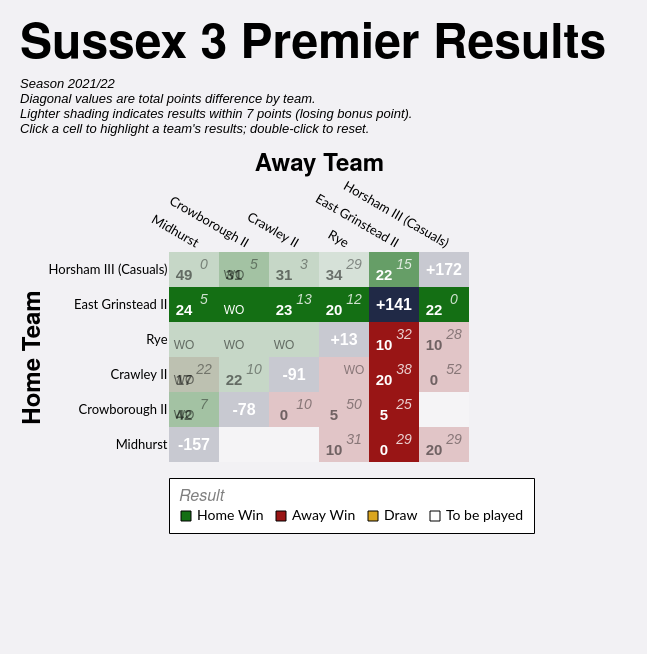

Express this chart as Vega-Lite.
### Vega-Lite specification from a JSON file in a GitHub repository (floating-point values rounded to 4 significant figures)
{"config": {"axis": {"labelFont": "Lato, sans-serif", "titleFont": "PT Sans Narrow, Helvetica Neue, Helvetica, Arial, sans-serif", "labelFontSize": 13, "titleFontSize": 24, "gridColor": "#202947", "gridOpacity": 0.2}, "header": {"labelFont": "PT Sans Narrow, Helvetica Neue, Helvetica, Arial, sans-serif", "titleFont": "PT Sans Narrow, Helvetica Neue, Helvetica, Arial, sans-serif", "labelFontSize": 24, "titleFontSize": 28, "labelFontWeight": "bold", "orient": "left"}, "legend": {"labelFont": "Lato, sans-serif", "titleFont": "PT Sans Narrow, Helvetica Neue, Helvetica, Arial, sans-serif", "labelFontSize": 14, "titleFontSize": 16, "titlePadding": 5, "fillColor": "white", "strokeColor": "black", "padding": 10, "titleFontWeight": "lighter", "titleFontStyle": "italic", "titleColor": "gray", "offset": 10}, "title": {"font": "PT Sans Narrow, Helvetica Neue, Helvetica, Arial, sans-serif", "fontSize": 48, "fontWeight": "bold", "anchor": "start", "align": "center", "titlePadding": 20, "subtitlePadding": 10, "subtitleFontSize": 13, "subtitleColor": "", "subtitleFontStyle": "italic", "offset": 15, "color": "black"}, "axisX": {"labelAngle": 0}, "facet": {"title": null, "header": null, "align": {"row": "each", "column": "each"}}, "resolve": {"scale": {"y": "independent", "facet": "independent"}}, "background": "#f2f1f4", "view": {"stroke": null}}, "layer": [{"data": {"name": "data-af1a3a6550159821b19025485d67e0fb"}, "mark": {"type": "rect"}, "encoding": {"color": {"field": "result", "legend": {"columns": 4, "direction": "horizontal", "labelLimit": 200, "offset": 16, "orient": "bottom", "symbolStrokeColor": "black", "symbolStrokeWidth": 1, "values": ["Home Win", "Away Win", "Draw", "To be played"]}, "scale": {"domain": ["Home Win", "Home Win (LBP)", "Away Win", "Away Win (LBP)", "Draw", "To be played", "N/A"], "range": ["#146f14", "#146f14a0", "#991515", "#991515a0", "goldenrod", "white", "#202946"]}, "title": "Result", "type": "nominal"}, "opacity": {"condition": {"test": "datum.home_team == param_11['home_team'] || datum.away_team == param_11['home_team'] || !isValid(param_11['home_team'])", "value": 1.0}, "value": 0.2}, "tooltip": [{"field": "home_team", "title": "Home", "type": "nominal"}, {"field": "away_team", "title": "Away", "type": "nominal"}, {"field": "home_score_text", "title": "Home Score", "type": "nominal"}, {"field": "away_score_text", "title": "Away Score", "type": "nominal"}, {"field": "result", "title": "Result", "type": "nominal"}, {"field": "date", "format": "%d %b %Y", "title": "Date", "type": "temporal"}], "x": {"axis": {"domain": false, "grid": false, "labelAngle": 30, "orient": "top", "ticks": false}, "field": "away_team", "sort": ["Midhurst", "Crowborough II", "Crawley II", "Rye", "East Grinstead II", "Horsham III (Casuals)"], "title": "Away Team", "type": "nominal"}, "y": {"axis": {"domain": false, "grid": false, "ticks": false}, "field": "home_team", "sort": ["Horsham III (Casuals)", "East Grinstead II", "Rye", "Crawley II", "Crowborough II", "Midhurst"], "title": "Home Team", "type": "nominal"}}, "name": "view_6"}, {"data": {"name": "data-af1a3a6550159821b19025485d67e0fb"}, "mark": {"type": "text", "fontStyle": "italic", "size": 14, "xOffset": 10, "yOffset": -5}, "encoding": {"color": {"condition": {"test": "datum.home_team == param_11['home_team'] || datum.away_team == param_11['home_team'] || !isValid(param_11['home_team'])", "value": "white"}, "value": "black"}, "opacity": {"condition": {"test": "datum.home_team == param_11['home_team'] || datum.away_team == param_11['home_team'] || !isValid(param_11['home_team'])", "value": 0.8}, "value": 0.4}, "text": {"field": "away_score_text", "type": "nominal"}, "x": {"field": "away_team", "sort": ["Midhurst", "Crowborough II", "Crawley II", "Rye", "East Grinstead II", "Horsham III (Casuals)"], "type": "nominal"}, "y": {"field": "home_team", "sort": ["Horsham III (Casuals)", "East Grinstead II", "Rye", "Crawley II", "Crowborough II", "Midhurst"], "type": "nominal"}}, "transform": [{"filter": "datum.away_score_text != '' && datum.away_score_text != 'WO'"}]}, {"data": {"name": "data-af1a3a6550159821b19025485d67e0fb"}, "mark": {"type": "text", "size": 12, "xOffset": 10, "yOffset": -5}, "encoding": {"color": {"condition": {"test": "datum.home_team == param_11['home_team'] || datum.away_team == param_11['home_team'] || !isValid(param_11['home_team'])", "value": "white"}, "value": "black"}, "opacity": {"condition": {"test": "datum.home_team == param_11['home_team'] || datum.away_team == param_11['home_team'] || !isValid(param_11['home_team'])", "value": 0.8}, "value": 0.4}, "text": {"field": "away_score_text", "type": "nominal"}, "x": {"field": "away_team", "sort": ["Midhurst", "Crowborough II", "Crawley II", "Rye", "East Grinstead II", "Horsham III (Casuals)"], "type": "nominal"}, "y": {"field": "home_team", "sort": ["Horsham III (Casuals)", "East Grinstead II", "Rye", "Crawley II", "Crowborough II", "Midhurst"], "type": "nominal"}}, "transform": [{"filter": "datum.away_score_text == 'WO'"}]}, {"data": {"name": "data-af1a3a6550159821b19025485d67e0fb"}, "mark": {"type": "text", "fontWeight": "bold", "size": 15, "xOffset": -10, "yOffset": 5}, "encoding": {"color": {"condition": {"test": "datum.home_team == param_11['home_team'] || datum.away_team == param_11['home_team'] || !isValid(param_11['home_team'])", "value": "white"}, "value": "black"}, "opacity": {"condition": {"test": "datum.home_team == param_11['home_team'] || datum.away_team == param_11['home_team'] || !isValid(param_11['home_team'])", "value": 1.0}, "value": 0.5}, "text": {"field": "home_score_text", "type": "nominal"}, "x": {"field": "away_team", "sort": ["Midhurst", "Crowborough II", "Crawley II", "Rye", "East Grinstead II", "Horsham III (Casuals)"], "type": "nominal"}, "y": {"field": "home_team", "sort": ["Horsham III (Casuals)", "East Grinstead II", "Rye", "Crawley II", "Crowborough II", "Midhurst"], "type": "nominal"}}, "transform": [{"filter": "datum.home_score_text != '' && datum.home_score_text != 'WO'"}]}, {"data": {"name": "data-af1a3a6550159821b19025485d67e0fb"}, "mark": {"type": "text", "size": 12, "xOffset": -10, "yOffset": 5}, "encoding": {"color": {"condition": {"test": "datum.home_team == param_11['home_team'] || datum.away_team == param_11['home_team'] || !isValid(param_11['home_team'])", "value": "white"}, "value": "black"}, "opacity": {"condition": {"test": "datum.home_team == param_11['home_team'] || datum.away_team == param_11['home_team'] || !isValid(param_11['home_team'])", "value": 1.0}, "value": 0.5}, "text": {"field": "home_score_text", "type": "nominal"}, "x": {"field": "away_team", "sort": ["Midhurst", "Crowborough II", "Crawley II", "Rye", "East Grinstead II", "Horsham III (Casuals)"], "type": "nominal"}, "y": {"field": "home_team", "sort": ["Horsham III (Casuals)", "East Grinstead II", "Rye", "Crawley II", "Crowborough II", "Midhurst"], "type": "nominal"}}, "transform": [{"filter": "datum.home_score_text == 'WO'"}]}, {"data": {"name": "data-55fe99219609d3f91b94b7c746adec74"}, "mark": {"type": "text", "color": "white", "fontWeight": "bold", "size": 16}, "encoding": {"text": {"field": "display_text", "type": "nominal"}, "tooltip": [{"field": "home_team", "title": "Team", "type": "nominal"}, {"field": "display_text", "title": "Points Difference", "type": "nominal"}], "x": {"field": "away_team", "sort": ["Midhurst", "Crowborough II", "Crawley II", "Rye", "East Grinstead II", "Horsham III (Casuals)"], "type": "nominal"}, "y": {"field": "home_team", "sort": ["Horsham III (Casuals)", "East Grinstead II", "Rye", "Crawley II", "Crowborough II", "Midhurst"], "type": "nominal"}}}], "height": {"step": 35}, "padding": {"left": 20, "top": 20, "right": 40, "bottom": 120}, "params": [{"name": "param_11", "select": {"type": "point", "clear": "dblclick", "fields": ["home_team"], "on": "click"}, "value": [{"home_team": "East Grinstead II"}], "views": ["view_6"]}], "title": {"text": "Sussex 3 Premier Results", "subtitle": ["Season 2021/22", "Diagonal values are total points difference by team.", "Lighter shading indicates results within 7 points (losing bonus point).", "Click a cell to highlight a team's results; double-click to reset."]}, "width": {"step": 50}, "$schema": "https://vega.github.io/schema/vega-lite/v5.20.1.json", "datasets": {"data-af1a3a6550159821b19025485d67e0fb": [{"home_team": "Crawley II", "away_team": "Crawley II", "match_id": null, "date": "", "home_score": null, "away_score": null, "home_walkover": null, "away_walkover": null, "result": "N/A", "home_score_text": "", "away_score_text": "", "wo_result": "", "score_text": "", "display_text": "-91", "is_diagonal": true, "result_simple": "N/A"}, {"home_team": "Crawley II", "away_team": "Crowborough II", "match_id": "952685", "date": "2022-01-22T00:00:00", "home_score": 22, "away_score": 10, "home_walkover": false, "away_walkover": false, "result": "Home Win", "home_score_text": "22", "away_score_text": "10", "wo_result": "", "score_text": "22-10", "display_text": "22-10", "is_diagonal": false, "result_simple": "Home Win"}, {"home_team": "Crawley II", "away_team": "East Grinstead II", "match_id": "952701", "date": "2022-03-26T00:00:00", "home_score": 20, "away_score": 38, "home_walkover": false, "away_walkover": false, "result": "Away Win", "home_score_text": "20", "away_score_text": "38", "wo_result": "", "score_text": "20-38", "display_text": "20-38", "is_diagonal": false, "result_simple": "Away Win"}, {"home_team": "Crawley II", "away_team": "Horsham III (Casuals)", "match_id": "952691", "date": "2022-02-12T00:00:00", "home_score": 0, "away_score": 52, "home_walkover": false, "away_walkover": false, "result": "Away Win", "home_score_text": "0", "away_score_text": "52", "wo_result": "", "score_text": "0-52", "display_text": "0-52", "is_diagonal": false, "result_simple": "Away Win"}, {"home_team": "Crawley II", "away_team": "Midhurst", "match_id": "957345", "date": "2022-02-19T00:00:00", "home_score": 17, "away_score": 22, "home_walkover": false, "away_walkover": false, "result": "Away Win (LBP)", "home_score_text": "17", "away_score_text": "22", "wo_result": "", "score_text": "17-22", "display_text": "17-22", "is_diagonal": false, "result_simple": "Away Win"}, {"home_team": "Crawley II", "away_team": "Midhurst", "match_id": "952681", "date": "2022-01-15T00:00:00", "home_score": null, "away_score": null, "home_walkover": true, "away_walkover": false, "result": "Home Win", "home_score_text": "WO", "away_score_text": "", "wo_result": "HWO", "score_text": "WO", "display_text": "WO", "is_diagonal": false, "result_simple": "Home Win"}, {"home_team": "Crawley II", "away_team": "Rye", "match_id": "952676", "date": "2021-12-11T00:00:00", "home_score": null, "away_score": null, "home_walkover": false, "away_walkover": true, "result": "Away Win", "home_score_text": "", "away_score_text": "WO", "wo_result": "AWO", "score_text": "WO", "display_text": "WO", "is_diagonal": false, "result_simple": "Away Win"}, {"home_team": "Crowborough II", "away_team": "Crawley II", "match_id": "952697", "date": "2022-03-05T00:00:00", "home_score": 0, "away_score": 10, "home_walkover": false, "away_walkover": false, "result": "Away Win", "home_score_text": "0", "away_score_text": "10", "wo_result": "", "score_text": "0-10", "display_text": "0-10", "is_diagonal": false, "result_simple": "Away Win"}, {"home_team": "Crowborough II", "away_team": "Crowborough II", "match_id": null, "date": "", "home_score": null, "away_score": null, "home_walkover": null, "away_walkover": null, "result": "N/A", "home_score_text": "", "away_score_text": "", "wo_result": "", "score_text": "", "display_text": "-78", "is_diagonal": true, "result_simple": "N/A"}, {"home_team": "Crowborough II", "away_team": "East Grinstead II", "match_id": "952677", "date": "2021-12-11T00:00:00", "home_score": 5, "away_score": 25, "home_walkover": false, "away_walkover": false, "result": "Away Win", "home_score_text": "5", "away_score_text": "25", "wo_result": "", "score_text": "5-25", "display_text": "5-25", "is_diagonal": false, "result_simple": "Away Win"}, {"home_team": "Crowborough II", "away_team": "Horsham III (Casuals)", "match_id": null, "date": "", "home_score": null, "away_score": null, "home_walkover": null, "away_walkover": null, "result": "To be played", "home_score_text": "", "away_score_text": "", "wo_result": "", "score_text": "", "display_text": "", "is_diagonal": false, "result_simple": "To be played"}, {"home_team": "Crowborough II", "away_team": "Midhurst", "match_id": "957845", "date": "2022-03-26T00:00:00", "home_score": 42, "away_score": 7, "home_walkover": false, "away_walkover": false, "result": "Home Win", "home_score_text": "42", "away_score_text": "7", "wo_result": "", "score_text": "42-7", "display_text": "42-7", "is_diagonal": false, "result_simple": "Home Win"}, {"home_team": "Crowborough II", "away_team": "Midhurst", "match_id": "952687", "date": "2022-01-29T00:00:00", "home_score": null, "away_score": null, "home_walkover": true, "away_walkover": false, "result": "Home Win", "home_score_text": "WO", "away_score_text": "", "wo_result": "HWO", "score_text": "WO", "display_text": "WO", "is_diagonal": false, "result_simple": "Home Win"}, {"home_team": "Crowborough II", "away_team": "Rye", "match_id": "952690", "date": "2022-02-12T00:00:00", "home_score": 5, "away_score": 50, "home_walkover": false, "away_walkover": false, "result": "Away Win", "home_score_text": "5", "away_score_text": "50", "wo_result": "", "score_text": "5-50", "display_text": "5-50", "is_diagonal": false, "result_simple": "Away Win"}, {"home_team": "East Grinstead II", "away_team": "Crawley II", "match_id": "952688", "date": "2022-01-29T00:00:00", "home_score": 23, "away_score": 13, "home_walkover": false, "away_walkover": false, "result": "Home Win", "home_score_text": "23", "away_score_text": "13", "wo_result": "", "score_text": "23-13", "display_text": "23-13", "is_diagonal": false, "result_simple": "Home Win"}, {"home_team": "East Grinstead II", "away_team": "Crowborough II", "match_id": "952704", "date": "2022-04-02T00:00:00", "home_score": null, "away_score": null, "home_walkover": true, "away_walkover": false, "result": "Home Win", "home_score_text": "WO", "away_score_text": "", "wo_result": "HWO", "score_text": "WO", "display_text": "WO", "is_diagonal": false, "result_simple": "Home Win"}, {"home_team": "East Grinstead II", "away_team": "East Grinstead II", "match_id": null, "date": "", "home_score": null, "away_score": null, "home_walkover": null, "away_walkover": null, "result": "N/A", "home_score_text": "", "away_score_text": "", "wo_result": "", "score_text": "", "display_text": "+141", "is_diagonal": true, "result_simple": "N/A"}, {"home_team": "East Grinstead II", "away_team": "Horsham III (Casuals)", "match_id": "952698", "date": "2022-03-05T00:00:00", "home_score": 22, "away_score": 0, "home_walkover": false, "away_walkover": false, "result": "Home Win", "home_score_text": "22", "away_score_text": "0", "wo_result": "", "score_text": "22-0", "display_text": "22-0", "is_diagonal": false, "result_simple": "Home Win"}, {"home_team": "East Grinstead II", "away_team": "Midhurst", "match_id": "952692", "date": "2022-02-12T00:00:00", "home_score": 24, "away_score": 5, "home_walkover": false, "away_walkover": false, "result": "Home Win", "home_score_text": "24", "away_score_text": "5", "wo_result": "", "score_text": "24-5", "display_text": "24-5", "is_diagonal": false, "result_simple": "Home Win"}, {"home_team": "East Grinstead II", "away_team": "Rye", "match_id": "952683", "date": "2022-01-15T00:00:00", "home_score": 20, "away_score": 12, "home_walkover": false, "away_walkover": false, "result": "Home Win", "home_score_text": "20", "away_score_text": "12", "wo_result": "", "score_text": "20-12", "display_text": "20-12", "is_diagonal": false, "result_simple": "Home Win"}, {"home_team": "Horsham III (Casuals)", "away_team": "Crawley II", "match_id": "952678", "date": "2021-12-18T00:00:00", "home_score": 31, "away_score": 3, "home_walkover": false, "away_walkover": false, "result": "Home Win", "home_score_text": "31", "away_score_text": "3", "wo_result": "", "score_text": "31-3", "display_text": "31-3", "is_diagonal": false, "result_simple": "Home Win"}, {"home_team": "Horsham III (Casuals)", "away_team": "Crowborough II", "match_id": "957346", "date": "2022-02-19T00:00:00", "home_score": 31, "away_score": 5, "home_walkover": false, "away_walkover": false, "result": "Home Win", "home_score_text": "31", "away_score_text": "5", "wo_result": "", "score_text": "31-5", "display_text": "31-5", "is_diagonal": false, "result_simple": "Home Win"}, {"home_team": "Horsham III (Casuals)", "away_team": "Crowborough II", "match_id": "953050", "date": "2022-01-15T00:00:00", "home_score": null, "away_score": null, "home_walkover": true, "away_walkover": false, "result": "Home Win", "home_score_text": "WO", "away_score_text": "", "wo_result": "HWO", "score_text": "WO", "display_text": "WO", "is_diagonal": false, "result_simple": "Home Win"}, {"home_team": "Horsham III (Casuals)", "away_team": "East Grinstead II", "match_id": "952684", "date": "2022-01-22T00:00:00", "home_score": 22, "away_score": 15, "home_walkover": false, "away_walkover": false, "result": "Home Win (LBP)", "home_score_text": "22", "away_score_text": "15", "wo_result": "", "score_text": "22-15", "display_text": "22-15", "is_diagonal": false, "result_simple": "Home Win"}, {"home_team": "Horsham III (Casuals)", "away_team": "Horsham III (Casuals)", "match_id": null, "date": "", "home_score": null, "away_score": null, "home_walkover": null, "away_walkover": null, "result": "N/A", "home_score_text": "", "away_score_text": "", "wo_result": "", "score_text": "", "display_text": "+172", "is_diagonal": true, "result_simple": "N/A"}, {"home_team": "Horsham III (Casuals)", "away_team": "Midhurst", "match_id": "952675", "date": "2021-12-11T00:00:00", "home_score": 49, "away_score": 0, "home_walkover": false, "away_walkover": false, "result": "Home Win", "home_score_text": "49", "away_score_text": "0", "wo_result": "", "score_text": "49-0", "display_text": "49-0", "is_diagonal": false, "result_simple": "Home Win"}, {"home_team": "Horsham III (Casuals)", "away_team": "Rye", "match_id": "952700", "date": "2022-03-19T00:00:00", "home_score": 34, "away_score": 29, "home_walkover": false, "away_walkover": false, "result": "Home Win (LBP)", "home_score_text": "34", "away_score_text": "29", "wo_result": "", "score_text": "34-29", "display_text": "34-29", "is_diagonal": false, "result_simple": "Home Win"}, {"home_team": "Midhurst", "away_team": "Crawley II", "match_id": null, "date": "", "home_score": null, "away_score": null, "home_walkover": null, "away_walkover": null, "result": "To be played", "home_score_text": "", "away_score_text": "", "wo_result": "", "score_text": "", "display_text": "", "is_diagonal": false, "result_simple": "To be played"}, {"home_team": "Midhurst", "away_team": "Crowborough II", "match_id": null, "date": "", "home_score": null, "away_score": null, "home_walkover": null, "away_walkover": null, "result": "To be played", "home_score_text": "", "away_score_text": "", "wo_result": "", "score_text": "", "display_text": "", "is_diagonal": false, "result_simple": "To be played"}, {"home_team": "Midhurst", "away_team": "East Grinstead II", "match_id": "955168", "date": "2022-01-08T00:00:00", "home_score": 0, "away_score": 29, "home_walkover": false, "away_walkover": false, "result": "Away Win", "home_score_text": "0", "away_score_text": "29", "wo_result": "", "score_text": "0-29", "display_text": "0-29", "is_diagonal": false, "result_simple": "Away Win"}, {"home_team": "Midhurst", "away_team": "Horsham III (Casuals)", "match_id": "952702", "date": "2022-04-02T00:00:00", "home_score": 20, "away_score": 29, "home_walkover": false, "away_walkover": false, "result": "Away Win", "home_score_text": "20", "away_score_text": "29", "wo_result": "", "score_text": "20-29", "display_text": "20-29", "is_diagonal": false, "result_simple": "Away Win"}, {"home_team": "Midhurst", "away_team": "Midhurst", "match_id": null, "date": "", "home_score": null, "away_score": null, "home_walkover": null, "away_walkover": null, "result": "N/A", "home_score_text": "", "away_score_text": "", "wo_result": "", "score_text": "", "display_text": "-157", "is_diagonal": true, "result_simple": "N/A"}, {"home_team": "Midhurst", "away_team": "Rye", "match_id": "952686", "date": "2022-01-22T00:00:00", "home_score": 10, "away_score": 31, "home_walkover": false, "away_walkover": false, "result": "Away Win", "home_score_text": "10", "away_score_text": "31", "wo_result": "", "score_text": "10-31", "display_text": "10-31", "is_diagonal": false, "result_simple": "Away Win"}, {"home_team": "Rye", "away_team": "Crawley II", "match_id": "952703", "date": "2022-04-02T00:00:00", "home_score": null, "away_score": null, "home_walkover": true, "away_walkover": false, "result": "Home Win", "home_score_text": "WO", "away_score_text": "", "wo_result": "HWO", "score_text": "WO", "display_text": "WO", "is_diagonal": false, "result_simple": "Home Win"}, {"home_team": "Rye", "away_team": "Crowborough II", "match_id": "955082", "date": "2022-02-05T00:00:00", "home_score": null, "away_score": null, "home_walkover": true, "away_walkover": false, "result": "Home Win", "home_score_text": "WO", "away_score_text": "", "wo_result": "HWO", "score_text": "WO", "display_text": "WO", "is_diagonal": false, "result_simple": "Home Win"}, {"home_team": "Rye", "away_team": "East Grinstead II", "match_id": "959356", "date": "2022-03-12T00:00:00", "home_score": 10, "away_score": 32, "home_walkover": false, "away_walkover": false, "result": "Away Win", "home_score_text": "10", "away_score_text": "32", "wo_result": "", "score_text": "10-32", "display_text": "10-32", "is_diagonal": false, "result_simple": "Away Win"}, {"home_team": "Rye", "away_team": "Horsham III (Casuals)", "match_id": "952689", "date": "2022-01-29T00:00:00", "home_score": 10, "away_score": 28, "home_walkover": false, "away_walkover": false, "result": "Away Win", "home_score_text": "10", "away_score_text": "28", "wo_result": "", "score_text": "10-28", "display_text": "10-28", "is_diagonal": false, "result_simple": "Away Win"}, {"home_team": "Rye", "away_team": "Midhurst", "match_id": "952696", "date": "2022-03-05T00:00:00", "home_score": null, "away_score": null, "home_walkover": true, "away_walkover": false, "result": "Home Win", "home_score_text": "WO", "away_score_text": "", "wo_result": "HWO", "score_text": "WO", "display_text": "WO", "is_diagonal": false, "result_simple": "Home Win"}, {"home_team": "Rye", "away_team": "Rye", "match_id": null, "date": "", "home_score": null, "away_score": null, "home_walkover": null, "away_walkover": null, "result": "N/A", "home_score_text": "", "away_score_text": "", "wo_result": "", "score_text": "", "display_text": "+13", "is_diagonal": true, "result_simple": "N/A"}], "data-55fe99219609d3f91b94b7c746adec74": [{"home_team": "Crawley II", "away_team": "Crawley II", "match_id": null, "date": "", "home_score": null, "away_score": null, "home_walkover": null, "away_walkover": null, "result": "N/A", "home_score_text": "", "away_score_text": "", "wo_result": "", "score_text": "", "display_text": "-91", "is_diagonal": true, "result_simple": "N/A"}, {"home_team": "Crowborough II", "away_team": "Crowborough II", "match_id": null, "date": "", "home_score": null, "away_score": null, "home_walkover": null, "away_walkover": null, "result": "N/A", "home_score_text": "", "away_score_text": "", "wo_result": "", "score_text": "", "display_text": "-78", "is_diagonal": true, "result_simple": "N/A"}, {"home_team": "East Grinstead II", "away_team": "East Grinstead II", "match_id": null, "date": "", "home_score": null, "away_score": null, "home_walkover": null, "away_walkover": null, "result": "N/A", "home_score_text": "", "away_score_text": "", "wo_result": "", "score_text": "", "display_text": "+141", "is_diagonal": true, "result_simple": "N/A"}, {"home_team": "Horsham III (Casuals)", "away_team": "Horsham III (Casuals)", "match_id": null, "date": "", "home_score": null, "away_score": null, "home_walkover": null, "away_walkover": null, "result": "N/A", "home_score_text": "", "away_score_text": "", "wo_result": "", "score_text": "", "display_text": "+172", "is_diagonal": true, "result_simple": "N/A"}, {"home_team": "Midhurst", "away_team": "Midhurst", "match_id": null, "date": "", "home_score": null, "away_score": null, "home_walkover": null, "away_walkover": null, "result": "N/A", "home_score_text": "", "away_score_text": "", "wo_result": "", "score_text": "", "display_text": "-157", "is_diagonal": true, "result_simple": "N/A"}, {"home_team": "Rye", "away_team": "Rye", "match_id": null, "date": "", "home_score": null, "away_score": null, "home_walkover": null, "away_walkover": null, "result": "N/A", "home_score_text": "", "away_score_text": "", "wo_result": "", "score_text": "", "display_text": "+13", "is_diagonal": true, "result_simple": "N/A"}]}}
